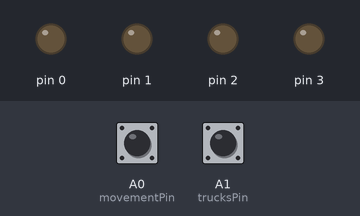
The sketch below on a simulated Arduino Uno, built with avr-gcc and run on an emulated ATmega328P. Shown: output pins drawn as LEDs (lit = HIGH). The test bench sets the inputs (shaded band); at power-on: A0 (movementPin) HIGH, A1 (trucksPin) HIGH.

Above: at 0.05 s.
At 0.75 s:
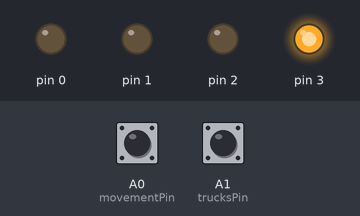
At 1.45 s:
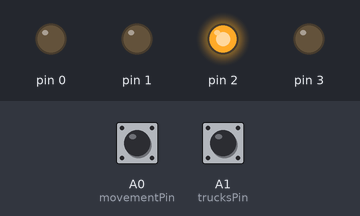
At 2.15 s:
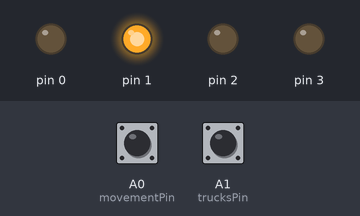
At 2.85 s:
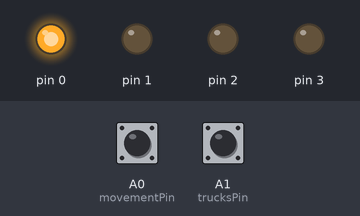
Timing chart, 0 to 3.1 s (numbered marks = the images above):
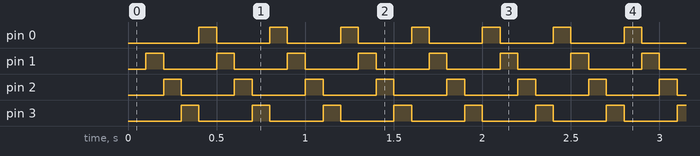

The sketch:

ChargingLights.ino
```cpp
/*
 * Charging Lights
 *
 * To simulate the charging lights found on Marquee signs and on the
 * GE GEVO Hybrid Demonstrator
 */

#include "ChargingLights.h"

unsigned long prevMillis = 0;
int currLED = 0;
int positionCounter = 0;

void setup() {
  // loop to setup all of the LED output pins
  for (int i = LOW_LED; i < NUM_LEDS; i++) {
    pinMode(i, OUTPUT);
    digitalWrite(i, LOW);
  }

  digitalWrite(TRUCK_LIGHTS, LOW);

  pinMode(movementPin, INPUT_PULLUP);
  pinMode(trucksPin, INPUT_PULLUP);
}

void loop() {
  unsigned long currentMillis = millis();
  if ((currentMillis - prevMillis) >= interval) {
    if (digitalRead(movementPin) == LOW) {
      lights(true);
    } else {
      lights(false);
    }
    prevMillis = currentMillis;
  }

  if (digitalRead(trucksPin) == LOW) {
    digitalWrite(TRUCK_LIGHTS, HIGH);
  } else {
    digitalWrite(TRUCK_LIGHTS, LOW);
  }
}

void lights(bool reversed) {
  if (reversed) {
    positionCounter--;
  } else {
    positionCounter++;
  }
  if (positionCounter >= NUM_LEDS) {
    positionCounter = LOW_LED;
  }
  if (positionCounter < LOW_LED) {
    positionCounter = (NUM_LEDS - 1);
  }
  for (int i = LOW_LED; i < NUM_LEDS; i++) {
    if (i == positionCounter) {
      digitalWrite(i, HIGH);
    } else {
      digitalWrite(i, LOW);
    }
  }
}
```

ChargingLights.h
```cpp
/*
 * Charging Lights
 *
 * To simulate the charging lights found on Marquee signs and on the
 * GE GEVO Hybrid Demonstrator
 *
 * Pin definitions header file
 */

#define LOW_LED       0
#define LEDsA         0
#define LEDsB         1
#define LEDsC         2
#define LEDsD         3
#define NUM_LEDS      4

#define TRUCK_LIGHTS  4

#define movementPin   A0
#define trucksPin     A1

#define interval      100
```

Measured:
- by itself, pin 0–3: alternates HIGH for 0.10 s and LOW for 0.30 s
